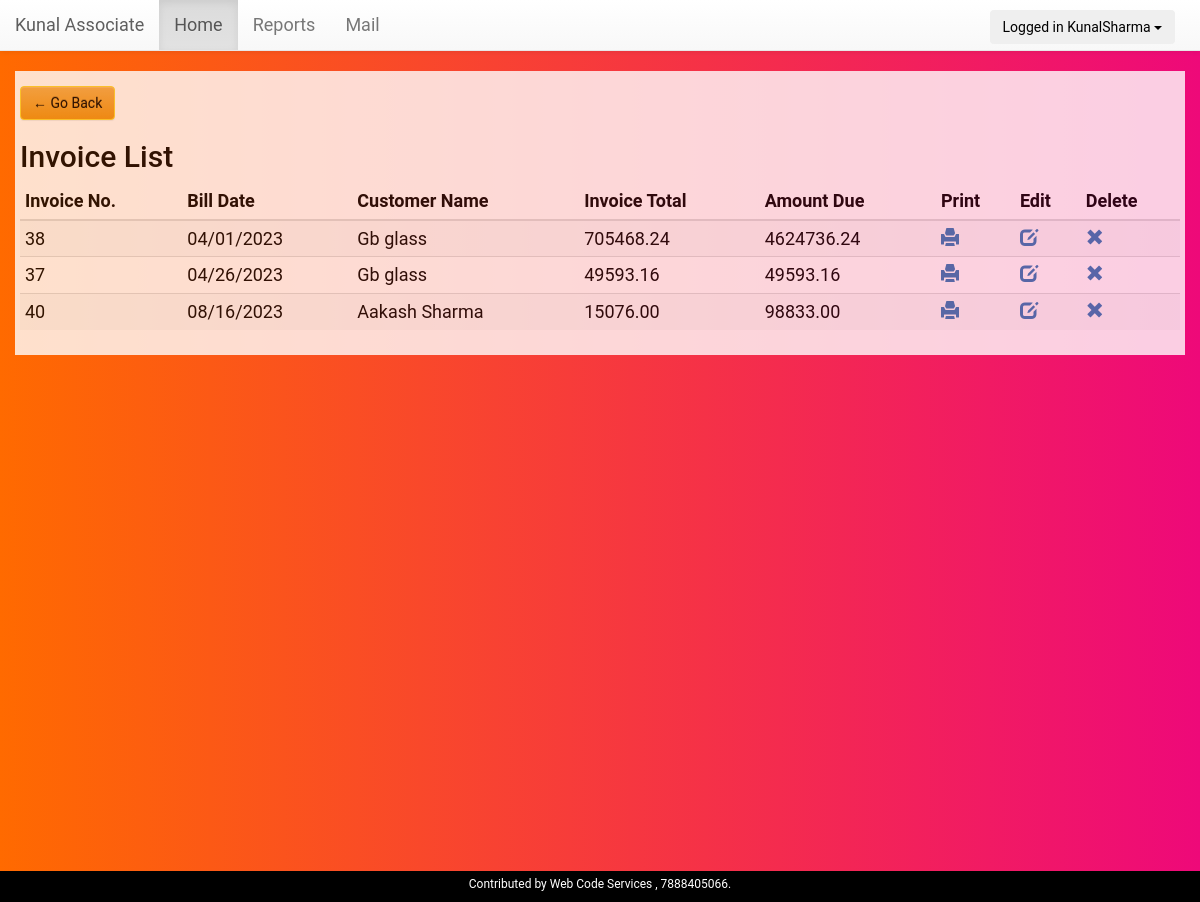
Page /invoice_list.php (signed in) on the committed database.
### tables this page shows
CREATE TABLE `invoice_order` (
  `order_id` int(11) NOT NULL,
  `category_id` int(10) DEFAULT NULL,
  `user_id` int(11) NOT NULL,
  `customer_id` int(11) NOT NULL,
  `order_date` varchar(20) NOT NULL,
  `bill_no` varchar(50) DEFAULT NULL,
  `order_total_before_tax` decimal(10,2) NOT NULL,
  `order_total_tax` decimal(10,2) NOT NULL,
  `cgst` varchar(20) NOT NULL DEFAULT '0',
  `sgst` varchar(20) NOT NULL DEFAULT '0',
  `igst` varchar(20) NOT NULL DEFAULT '0',
  `order_tax_per` varchar(250) DEFAULT NULL,
  `order_total_after_tax` double(10,2) NOT NULL,
  `order_amount_paid` decimal(10,2) NOT NULL,
  `order_total_amount_due` decimal(10,2) NOT NULL,
  `note` text NOT NULL
);

CREATE TABLE `customers` (
  `customer_id` int(11) NOT NULL,
  `user_id` int(11) NOT NULL,
  `customer_name` varchar(200) NOT NULL,
  `customer_address` varchar(250) NOT NULL,
  `customer_number` bigint(15) NOT NULL,
  `customer_pan` bigint(15) DEFAULT NULL,
  `created_date` datetime NOT NULL DEFAULT current_timestamp()
);

### Invoice.php (called while the page is built, shortened)
<?php
class Invoice{
	private $host  = 'localhost';
    private $user  = 'root';
    private $password   = "";
    private $database  = "kunalbilling";
    private $invoiceOrderTable = 'invoice_order';
	private $dbConnect = false;
    public function __construct(){
        if(!$this->dbConnect){
            $conn = new mysqli($this->host, $this->user, $this->password, $this->database);
            if($conn->connect_error){
                die("Error failed to connect to MySQL: " . $conn->connect_error);
            }else{
                $this->dbConnect = $conn;
            }
        }
    }
	private function getData($sqlQuery) {
		$result = mysqli_query($this->dbConnect, $sqlQuery);
		$data= array();
		while ($row = mysqli_fetch_array($result, MYSQLI_ASSOC)) {
			$data[]=$row;
		}
		return $data;
	}
	public function getInvoiceList(){
		$sqlQuery = "
			SELECT * FROM ".$this->invoiceOrderTable." join categories on ".$this->invoiceOrderTable.".category_id=categories.id
			WHERE ".$this->invoiceOrderTable.".user_id = '".$_SESSION['userid']."'
			ORDER BY ".$this->invoiceOrderTable.".order_date ASC";
		return  $this->getData($sqlQuery);
	}
}
?>

### ledger.php (called while the page is built, shortened)
<?php
class Ledger{
	private $host  = 'localhost';
    private $user  = 'root';
    private $password   = "";
    private $database  = "kunalbilling";
	private $CustomerTable = 'customers';
  private $dbConnect = false;
    public function __construct(){
        if(!$this->dbConnect){
            $conn = new mysqli($this->host, $this->user, $this->password, $this->database);
            if($conn->connect_error){
                die("Error failed to connect to MySQL: " . $conn->connect_error);
            }else{
                $this->dbConnect = $conn;
            }
        }
    }
	public function getCustomer($customerId){
		$sqlQuery = "
			SELECT * FROM ".$this->CustomerTable."
			WHERE user_id = '".$_SESSION['userid']."' AND customer_id = '$customerId'";
		$result = mysqli_query($this->dbConnect, $sqlQuery);
		$row = mysqli_fetch_array($result, MYSQLI_ASSOC);
		return $row;
	}
}

### invoice_list.php (the view, shortened to what this page needs)
<?php
include('header.php');
include 'ledger.php';
include 'Invoice.php';
$ledger = new Ledger();
$invoice = new Invoice();
$invoice->checkLoggedIn();
?>
<link href="css/style.css" rel="stylesheet">
<?php include('container.php');?>
<div class="container invoice-list-container">
  <div><a class="btn btn-warning back_btn" href="javascript:history.go(-1)">&#8592 Go Back</a></div>
	  <h2 class="title">Invoice List</h2>
    <?php
    $invoiceList = $invoice->getInvoiceList();
     if(empty($invoiceList)){
      echo '<div class="alert alert-danger" role="alert">No Transactions Yet!</div>';
    }
    else {
    ?>
      <table id="data-table" class="table table-condensed table-striped">
        <thead>
          <tr>
            <th>Invoice No.</th>
            <th>Bill Date</th>
            <th>Customer Name</th>
            <th>Invoice Total</th>
            <th>Amount Due </th>
            <th>Print</th>
            <th>Edit</th>
            <th>Delete</th>
          </tr>
        </thead>
        <?php
        foreach($invoiceList as $invoiceDetails){
          $customerDetails = $ledger -> getCustomer($invoiceDetails['customer_id']);
			    $invoiceDate = $invoiceDetails['order_date'];
            echo '
              <tr>
                <td>'.$invoiceDetails["order_id"].'</td>
                <td>'.$invoiceDate.'</td>
                <td>'.$customerDetails["customer_name"].'</td>
                <td>'.$invoiceDetails["order_total_after_tax"].'</td>
                <td>'.$invoiceDetails["order_total_amount_due"].'</td>
                <td><a href="print_invoice.php?invoice_id='.$invoiceDetails["order_id"].'" title="Print Invoice" target="_blank"><span class="glyphicon glyphicon-print"></span></a></td>
                <td><a href="edit_invoice.php?update_id='.$invoiceDetails["order_id"].'"  title="Edit Invoice"><span class="glyphicon glyphicon-edit"></span></a></td>
                <td><a href="#" id="'.$invoiceDetails["order_id"].'" class="deleteInvoice"  title="Delete Invoice"><span class="glyphicon glyphicon-remove"></span></a></td>
              </tr>
            ';
        }
      }
        ?>
      </table>
</div>
<?php include('footer.php');?>

### css/style.css (style rules this page uses)
html { background-color: #f0f3f4; position: relative; min-height: 100%; }
body { background: #ee0979; background: -webkit-linear-gradient(to right, #ff6a00, #ee0979); background: linear-gradient(to right, #ff6a00, #ee0979); color: black; font-family: 'Roboto'; font-size: 18px; line-height: 1.42857; }
.invoice-list-container, .content-invoice, .customer-list-container { background:white; opacity:0.8; padding: 5px !important; }
.btn-warning { background-color: #fad733; border-color: #fad733; color: #000 !important; }
.back_btn { margin-top:10px; }

### rows in the picture
invoice_order: order_id "38", order_date "04/01/2023", customer.customer_name "Gb glass", order_total_after_tax "705468.24", order_total_amount_due "4624736.24"
invoice_order: order_id "37", order_date "04/26/2023", customer.customer_name "Gb glass", order_total_after_tax "49593.16", order_total_amount_due "49593.16"
invoice_order: order_id "40", order_date "08/16/2023", customer.customer_name "Aakash Sharma", order_total_after_tax "15076.00", order_total_amount_due "98833.00"

### other values in the picture
$_SESSION['user'] "KunalSharma"
